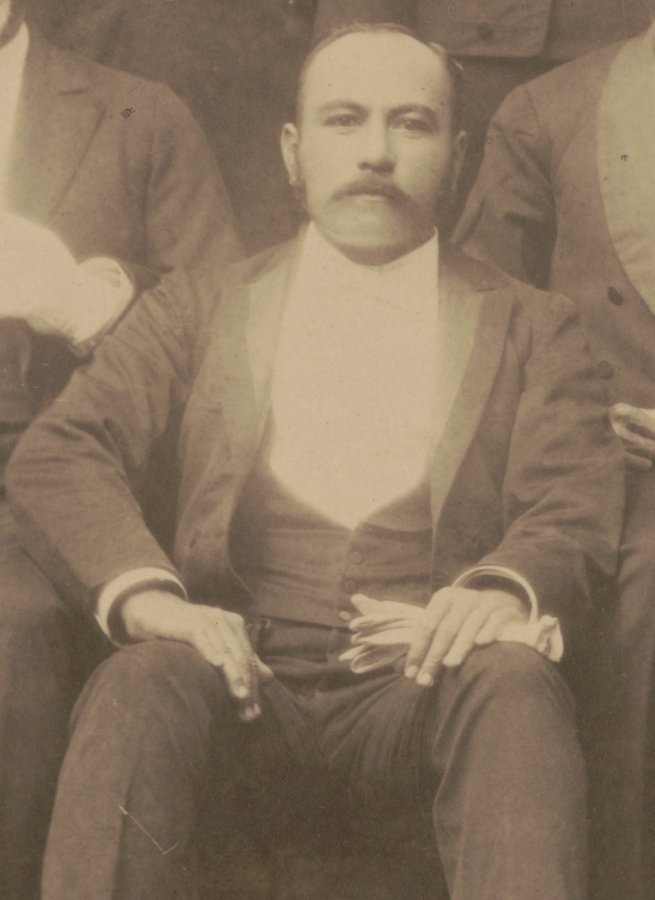
#> input picture hawaii-archive/assets/images/HAR-IMG-0001/original.jpg, 1309 x 1800 px (shown at 1/2 size)
$ python -i build_hawaii_image_assets.py   (imports and definitions only)
#> lines starting #> are read from the running program, lines starting #| are printed output that depends on the picture
#> further down, picture is the input picture: PIL image 1309x1800 RGB; mean R, G, B 135.9, 116.8, 95
from __future__ import annotations

import io
import json
from pathlib import Path
from urllib.request import Request, urlopen

from PIL import Image, ImageEnhance, ImageFilter, ImageOps


ROOT = Path(__file__).resolve().parents[1]
INDEX = ROOT / "hawaii-archive" / "data" / "images" / "index.json"
OUT = ROOT / "hawaii-archive" / "assets" / "images"
MAX_DIM = 1800


# [13 lines left out: functions fetch_image, resize_for_web, not called in this run]


def restored_bw(image: Image.Image) -> Image.Image:
    gray = ImageOps.grayscale(image)
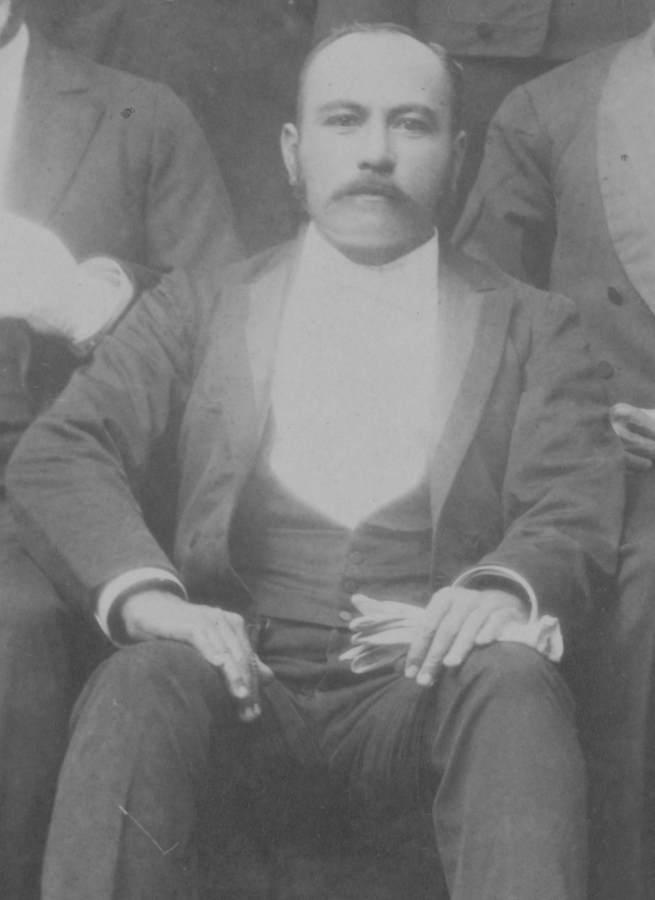
#> gray: PIL image 1309x1800 L (shown at 1/2 size); min 56, max 191, mean 120
    gray = ImageOps.autocontrast(gray, cutoff=0.7)
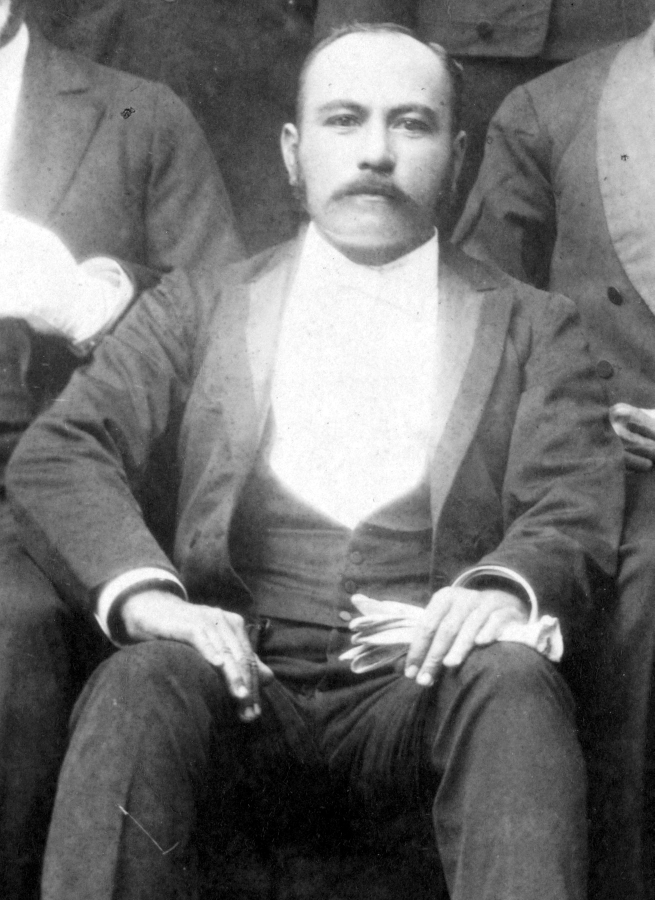
#> gray: PIL image 1309x1800 L (shown at 1/2 size); min 0, max 255, mean 111.9
    gray = gray.filter(ImageFilter.MedianFilter(size=3))
    gray = gray.filter(ImageFilter.UnsharpMask(radius=1.25, percent=125, threshold=3))
    gray = ImageEnhance.Contrast(gray).enhance(1.04)
    gray = ImageEnhance.Brightness(gray).enhance(1.02)
    return gray.convert("RGB")


def tint(gray_rgb: Image.Image, shadow: tuple[int, int, int], highlight: tuple[int, int, int]) -> Image.Image:
    gray = ImageOps.grayscale(gray_rgb)
    return ImageOps.colorize(gray, black=shadow, white=highlight)


# [65 lines left out: functions soft_rect, soft_ellipse, composite_tint, colorize_portrait, colorize_palace, colorize_poi and 1 more, not called in this run]


def save_jpeg(image: Image.Image, path: Path) -> None:
    path.parent.mkdir(parents=True, exist_ok=True)
    image.save(path, "JPEG", quality=90, optimize=True, progressive=True)


# [13 lines left out: function main, not called in this run]


# [2 lines not run here, left out]

>>> from PIL import Image
>>> picture = Image.open('../hawaii-archive/assets/images/HAR-IMG-0001/original.jpg')
>>> result = restored_bw(picture)

$ run again, on hawaii-archive/assets/images/HAR-IMG-0001/v2-artistic-color.jpg
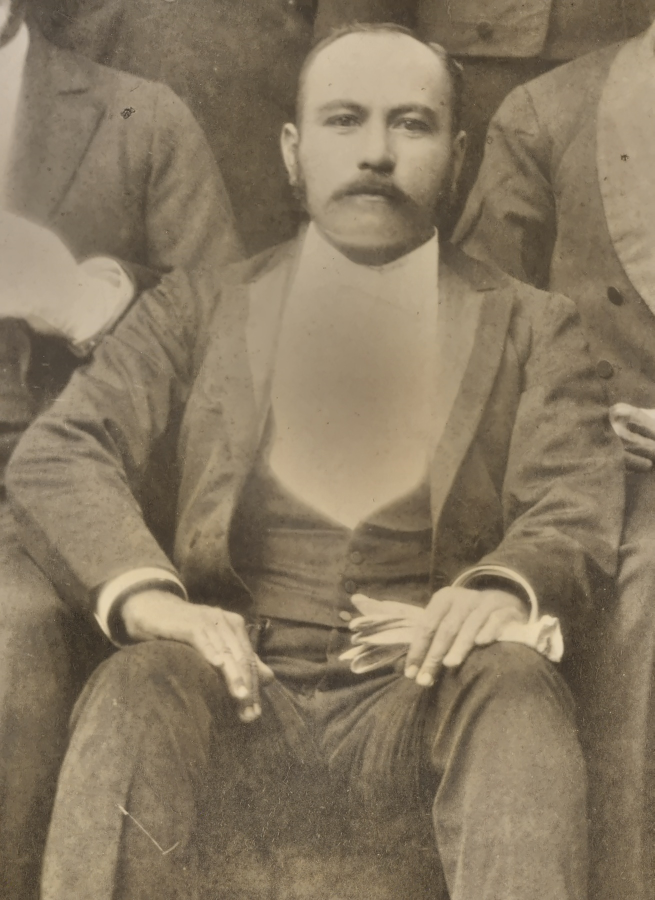
#> input picture hawaii-archive/assets/images/HAR-IMG-0001/v2-artistic-color.jpg, 1309 x 1800 px (shown at 1/2 size)
#> picture is the input picture: PIL image 1309x1800 RGB; mean R, G, B 134.8, 119.9, 96.8
#> in restored_bw, `gray = ImageOps.grayscale(image)`:
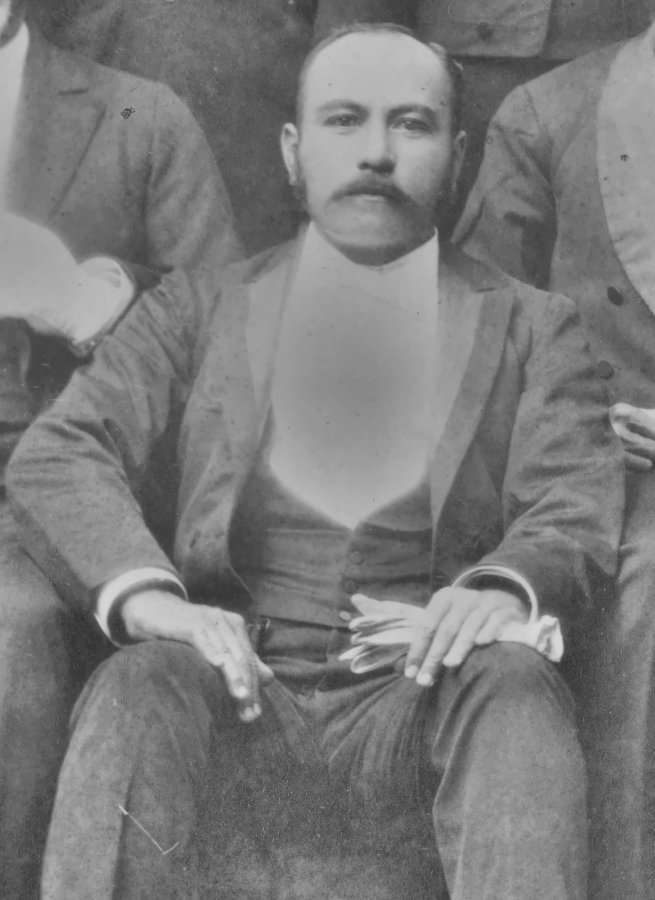
#> gray: PIL image 1309x1800 L (shown at 1/2 size); min 42, max 215, mean 121.8
#> in restored_bw, `gray = ImageOps.autocontrast(gray, cutoff=0.7)`:
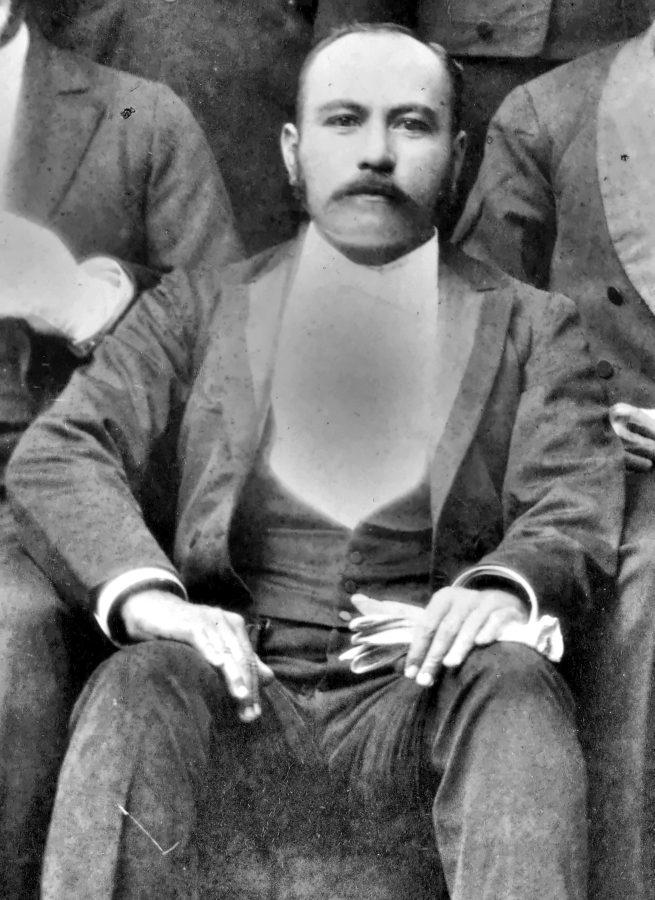
#> gray: PIL image 1309x1800 L (shown at 1/2 size); min 0, max 255, mean 110.5
